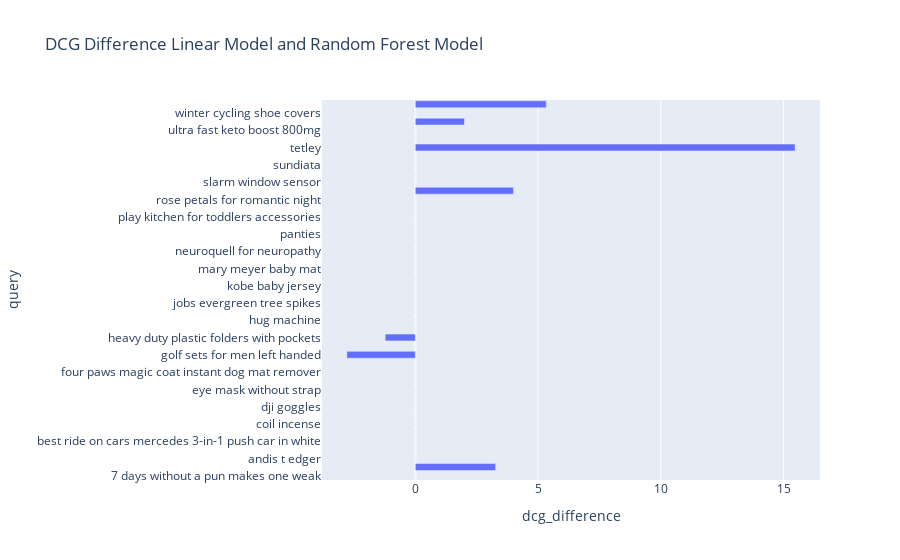

Notebook code for this chart:
### Code cell
px.bar(df_metrics_merged, x="dcg_difference", y="query", orientation='h',
             hover_data=df_metrics_merged.columns,
             height=1000,
             title='DCG Difference Linear Model and Random Forest Model')

### Figure 1 — Plotly figure (JSON) as saved in the notebook; plotly's stock layout.template omitted (floating-point values rounded to 4 significant figures; data arrays with more than 128 entries replaced by an {"elided": "..."} marker saying what was removed)
{"data": [{"alignmentgroup": "True", "customdata": {"elided": "44x13 float values"}, "hovertemplate": "dcg_difference=%{x}<br>query=%{y}<br>linear_model dcg=%{customdata[0]}<br>linear_model ndcg=%{customdata[1]}<br>linear_model prec@10=%{customdata[2]}<br>linear_model ratio_of_ratings=%{customdata[3]}<br>random_forest dcg=%{customdata[4]}<br>random_forest ndcg=%{customdata[5]}<br>random_forest prec@10=%{customdata[6]}<br>random_forest ratio_of_ratings=%{customdata[7]}<br>dcg=%{customdata[8]}<br>dcg_dense=%{customdata[9]}<br>ndcg=%{customdata[10]}<br>prec@10=%{customdata[11]}<br>ratio_of_ratings=%{customdata[12]}<extra></extra>", "legendgroup": "", "marker": {"color": "#636efa", "pattern": {"shape": ""}}, "name": "", "offsetgroup": "", "orientation": "h", "showlegend": false, "textposition": "auto", "type": "bar", "x": [0, 3.27, 0, 0, 0, 0, 0, 0, 0, 0, 0, 0, 0, 0, -2.786, 0, -1.228, 0, 0, 0, 0, 0, 0, 0, 0, 0, 0, 0, 0, 0, 0, 0, 0, 4, 0, 0, 0, 0, 15.47, 0, 0, 2, 0, 5.333], "xaxis": "x", "y": ["7 days without a pun makes one weak", "american flag 5x8 outdoor made in usa", "andis t edger", "backpacks lunchbox combo", "best ride on cars mercedes 3-in-1 push car in white", "bookshelf 4 tier", "coil incense", "cousin it costume", "dji goggles", "do not enter tape", "eye mask without strap", "fabric aprons", "four paws magic coat instant dog mat remover", "galaxy 8 note case", "golf sets for men left handed", "halloween glow bracelets kids", "heavy duty plastic folders with pockets", "helen kaminski hats", "hug machine", "if lost or drunk please return to bestie", "jobs evergreen tree spikes", "kid animal plates", "kobe baby jersey", "lights bulbs color changing", "mary meyer baby mat", "moto play screen protector", "neuroquell for neuropathy", "organicbone broth", "panties", "patio chair swing", "play kitchen for toddlers accessories", "posh moomy", "rose petals for romantic night", "runtz", "slarm window sensor", "stuffed animal washer bag", "sundiata", "sushi go card game", "tetley", "the first years gate parts", "ultra fast keto boost 800mg", "wiggle scooters for kids", "winter cycling shoe covers", "wowled"], "yaxis": "y"}], "layout": {"autosize": true, "barmode": "relative", "legend": {"tracegroupgap": 0}, "title": {"text": "DCG Difference Linear Model and Random Forest Model"}, "xaxis": {"anchor": "y", "autorange": true, "domain": [0, 1], "range": [-3.8, 16.48], "title": {"text": "dcg_difference"}, "type": "linear"}, "yaxis": {"anchor": "x", "autorange": true, "domain": [0, 1], "range": [-0.5, 43.5], "title": {"text": "query"}, "type": "category"}}}
